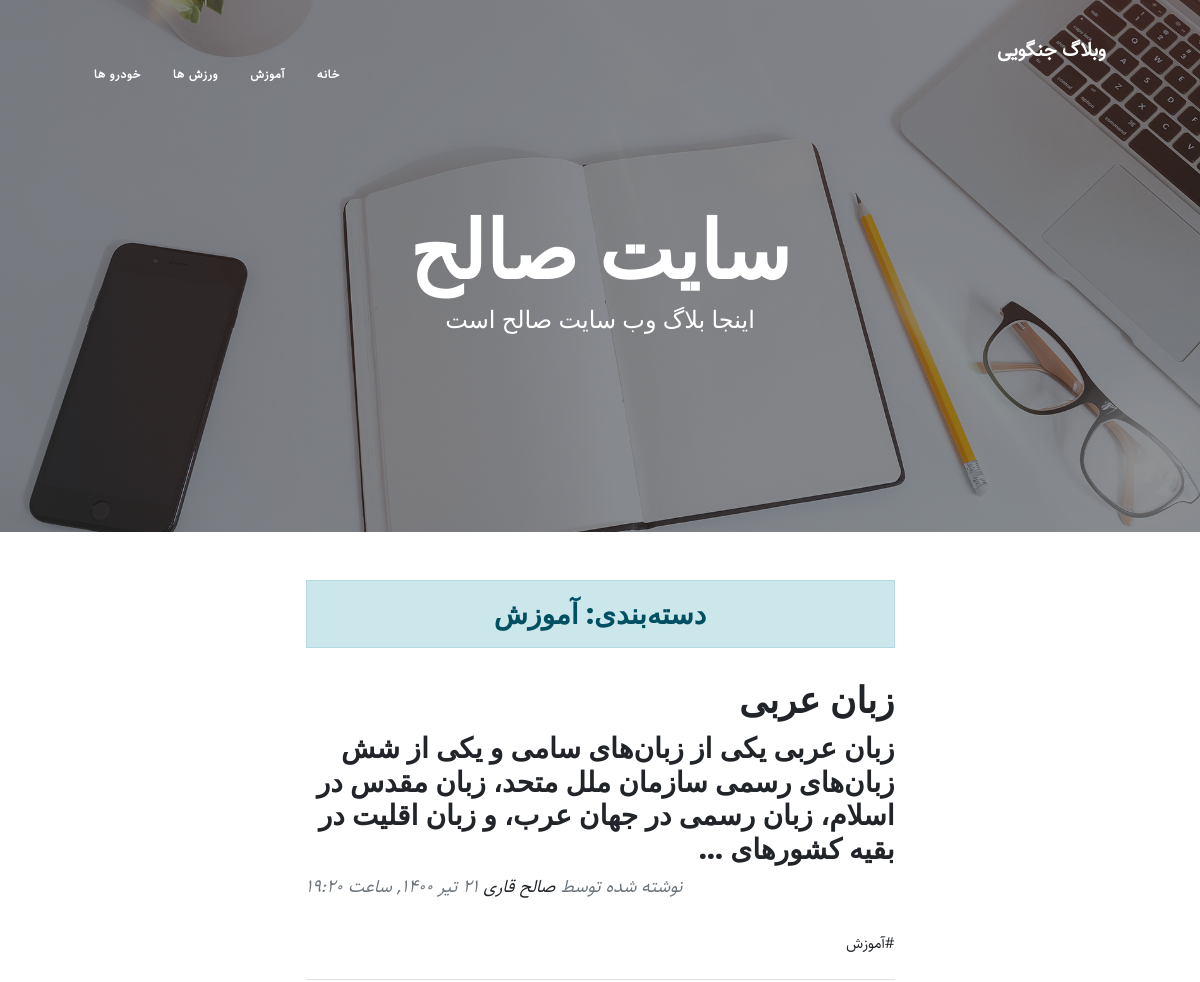
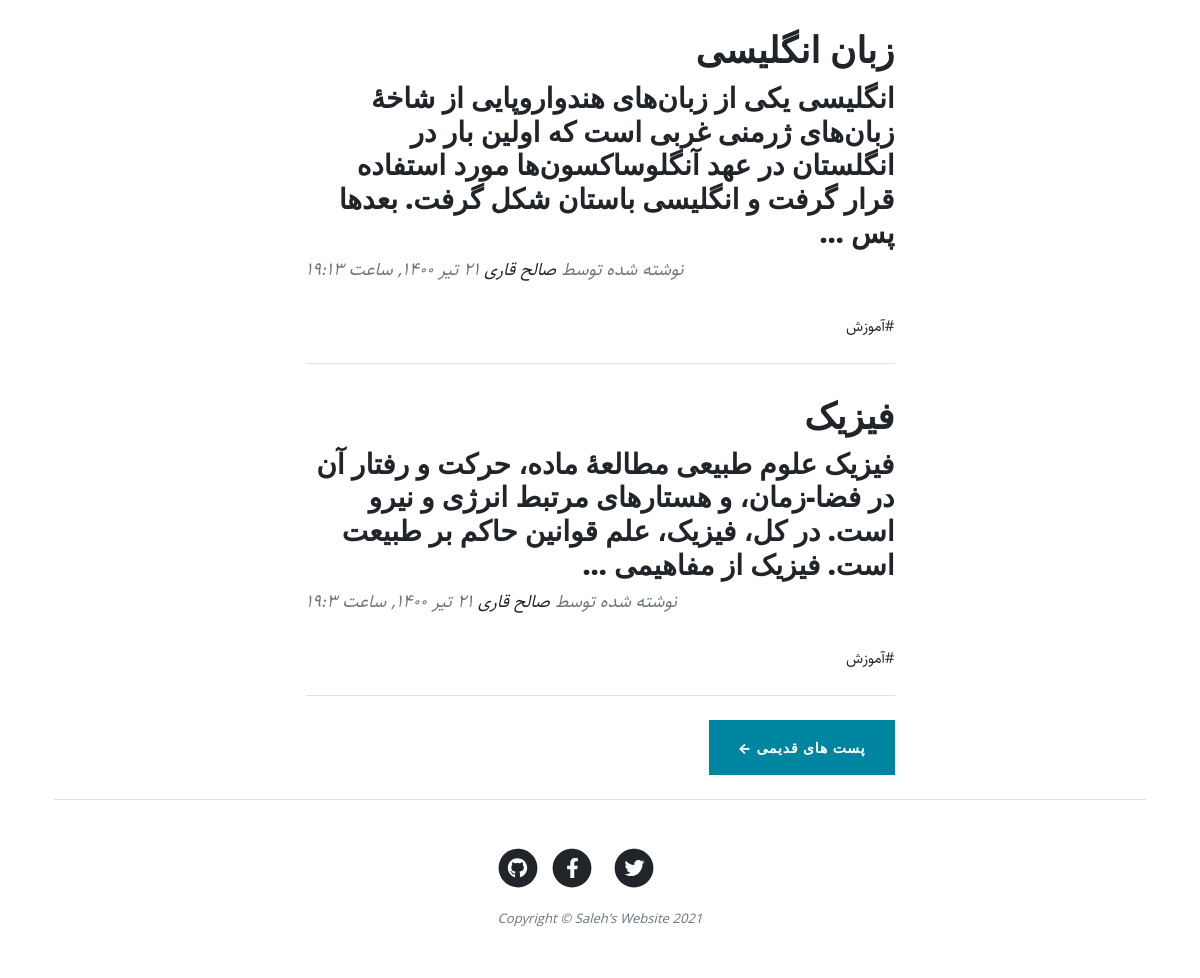
Screenshot of /category/education with the database file from the repository (2 pictures, top to bottom).
### blog/models.py (models this page shows, shortened)
class Category(models.Model):
    parent = models.ForeignKey("self", default=None, null=True, blank=True, on_delete=models.SET_NULL, related_name="children", verbose_name="زیر‌دسته")
    title = models.CharField(max_length=200, verbose_name = "عنوان دسته‌بندي")
    slug = models.SlugField(max_length=100, unique=True, verbose_name = "آدرس دسته‌بندي")
    status = models.BooleanField(default=True, verbose_name= "آيا نمايش داده شود؟")
    position = models.IntegerField(verbose_name="پوزيشن")
    class Meta:
        verbose_name = "دسته‌بندی"
        verbose_name_plural = "دسته‌بندي ها"
        ordering = ["parent__id", "position"]
    objects = CategoryManager()

class Article(models.Model):
    STATUS_CHOICES =(
        ('d', 'پيشن‌‌ويس'),
        ('p', 'منتشر شده'),
    )
    author = models.ForeignKey(User, null=True, on_delete=models.SET_NULL, related_name="articles", verbose_name="نویسنده")
    title = models.CharField(max_length=200, verbose_name = "عنوان مقاله")
    slug = models.SlugField(max_length=100, unique=True, verbose_name = "آدرس مقاله")
    category = models.ManyToManyField(Category, verbose_name= "دسته‌بندي", related_name="articles")
    description = models.TextField(verbose_name = "محتوا")
    thumbnail = models.ImageField(upload_to="images", verbose_name = "تصوير مقاله")
    publish = models.DateTimeField(default=timezone.now, verbose_name = "زمان انتشار")
    created = models.DateTimeField(auto_now_add=True)
    updated = models.DateTimeField(auto_now=True)
    status = models.CharField(max_length=1, choices=STATUS_CHOICES, verbose_name = "وضعيت")
    class Meta:
        verbose_name = "مقاله"
        verbose_name_plural = "مقالات"
        ordering = ["-publish"]
    def jpublish(self):
        return jalali_converter(self.publish)
    jpublish.short_description = "زمان انتشار"
    def thumbnail_tag(self):
        return format_html("<img width=100 height=60 style='border-radius: 5px;' src='{}'>".format(self.thumbnail.url))
    thumbnail_tag.short_description = "عکس"
    objects = ArticleManager()

### blog/views.py (the view)
# urls.py: path('category/<slug:slug>', CategoryList.as_view(), name="category"),
class CategoryList(ListView):
    paginate_by = 3
    template_name = "blog/category_list.html"
    def get_queryset(self):
        global category
        slug = self.kwargs.get('slug')
        category = get_object_or_404(Category.objects.active(), slug=slug)
        return category.articles.published()
    def get_context_data(self, **kwargs):
        context = super().get_context_data(**kwargs)
        context["category"] = category
        return context

### blog/models.py (called while the page is built)
    def published(self):
        return self.filter(status='p')

    def active(self):
        return self.filter(status=True)

### blog/templatetags/base_tags.py (called while the page is built)
@register.simple_tag
def title():
    return "وبلاگ جنگویی"

@register.inclusion_tag("blog/partials/category_navbar.html")
def category_navbar():
    return {
        "category" : Category.objects.filter(status=True)
    }

### extensions/jalali.py (called while the page is built)
    def persian_tuple(self):
        return self.persian_year, self.persian_month, self.persian_day

### extensions/utils.py (called while the page is built)
def persian_numbers_converter(mystr):
    mynumbers = {
        "0" : "۰",
        "1" : "۱",
        "2" : "۲",
        "3" : "۳",
        "4" : "۴",
        "5" : "۵",
        "6" : "۶",
        "7" : "۷",
        "8" : "۸",
        "9" : "۹",
    }
    for e, p in mynumbers.items():
        mystr = mystr.replace(e, p)
    return mystr

def jalali_converter(time):
    jmonths = ["اسفند","بهمن","دي","آذر","آبان","مهر","شهريور","مرداد","تير","خرداد","ارديبهشت","فروردين"]
    time = timezone.localtime(time)
    time_to_str = "{},{},{}".format(time.year, time.month, time.day)
    time_to_tuple = jalali.Gregorian(time_to_str).persian_tuple()
    time_to_list = list(time_to_tuple)
    for index, month in enumerate(jmonths):
        if time_to_list[1] == index - 4:
            time_to_list[1] = month
            break
    output = "{} {} {}, ساعت {}:{}".format(
        time_to_list[2],
        time_to_list[1],
        time_to_list[0],
        time.hour,
        time.minute,
    )
    return persian_numbers_converter(output)

### blog/templates/blog/category_list.html (shortened to what this page needs)
{% extends 'blog/list.html' %}
{% block header %}
    <h3 class="alert alert-primary text-center">دسته‌بندی: {{category.title}}</h3>
{% endblock %}
{% block next_page_url %}
    {% url 'category' category.slug page_obj.next_page_number %}
{% endblock %}

### blog/templates/blog/list.html (shortened to what this page needs)
{% extends 'blog/base.html' %}
{% load static %}
{% block main %}
        <header class="masthead" style="background-image: url('{% static "blog/assets/img/home-bg.jpg"%}')">
            <div class="container position-relative px-4 px-lg-5">
                <div class="row gx-4 gx-lg-5 justify-content-center">
                    <div class="col-md-10 col-lg-8 col-xl-7">
                        <div class="site-heading">
                            <h1>سايت صالح</h1>
                            <span class="subheading">اینجا بلاگ وب سایت صالح است</span>
                        </div>
                    </div>
                </div>
            </div>
        </header>
        <div class="container px-4 px-lg-5">
            <div class="row gx-4 gx-lg-5 justify-content-center">
                <div class="col-md-10 col-lg-8 col-xl-7">
                    {% block header %} {% endblock %}
                {% for article in object_list %}
                <div class="post-preview">
                    <a href="{% url 'detail' article.slug %}"><h2 class="post-title">{{article.title}}</h2></a>
                    <h3 class="post-subtitle">
                        {{article.description|truncatewords:30}}
                        </h3>
                    <p class="post-meta">
                        نوشته شده توسط
                        <a href="{% url 'author' article.author %}">{{article.author.get_full_name}}</a>
                        {{article.jpublish}}
                    </p>
                    <div>
                        {% for cat in article.category.active %}
                            <a href="{% url 'category' cat.slug %}">#{{cat.title}}</a>
                        {% endfor %}
                    </div>
                </div>
                <hr class="my-4" />
                {% endfor %}
                    {% if is_paginated %}
                    <div class="clearfix pager-button mb-4">
                        {% if page_obj.has_next %}
                            <a class="btn btn-primary text-uppercase" href="{% block next_page_url %} {% endblock %}">پست های قدیمی &larr;</a>
                        {% endif %}
                    {% endif %}
            </div>
        </div>
{% endblock %}

### blog/templates/blog/base.html (shortened to what this page needs)
{% load static %}
{% load base_tags %}
<!DOCTYPE html>
<html lang="en">
    <head>
        <link href="{% static 'blog/css/styles.css' %}" rel="stylesheet" />
        <link href="{% static 'blog/css/rtl.css' %}" rel="stylesheet" />
    </head>
    <body>
        <nav class="navbar navbar-expand-lg navbar-light" id="mainNav">
            <div class="container px-4 px-lg-5">
                <a href="{% url 'home' %}" class="navbar-brand">{% title %}</a>
                {% category_navbar %}
            </div>
        </nav>
        {% block main %}
        {% endblock %}
        <footer class="border-top">
            <div class="container px-4 px-lg-5">
                <div class="row gx-4 gx-lg-5 justify-content-center">
                    <div class="col-md-10 col-lg-8 col-xl-7">
                        <ul class="list-inline text-center">
                            <li class="list-inline-item">
                                <a href="#!">
                                    <span class="fa-stack fa-lg">
                                        <i class="fas fa-circle fa-stack-2x"></i>
                                        <i class="fab fa-twitter fa-stack-1x fa-inverse"></i>
                                    </span>
                                </a>
                            </li>
                            <li class="list-inline-item">
                                <a href="#!">
                                    <span class="fa-stack fa-lg">
                                        <i class="fas fa-circle fa-stack-2x"></i>
                                        <i class="fab fa-facebook-f fa-stack-1x fa-inverse"></i>
                                    </span>
                                </a>
                            </li>
                            <li class="list-inline-item">
                                <a href="#!">
                                    <span class="fa-stack fa-lg">
                                        <i class="fas fa-circle fa-stack-2x"></i>
                                        <i class="fab fa-github fa-stack-1x fa-inverse"></i>
                                    </span>
                                </a>
                            </li>
                        </ul>
                        <div class="small text-center text-muted fst-italic">Copyright &copy; Saleh's Website 2021</div>
                    </div>
                </div>
            </div>
        </footer>
    </body>
</html>

### blog/templates/blog/partials/category_navbar.html (shortened to what this page needs)
<div class="collapse navbar-collapse nav" id="navbarResponsive">
    <ul class="navbar-nav ms-auto py-4 py-lg-0">
        <li class="nav-item"><a class="nav-link px-lg-3 py-3 py-lg-4" href="/">خانه</a></li>
        {% for cat in category %}
            {% if cat.parent == None %}
                <li class="nav-item"><a class="nav-link px-lg-3 py-3 py-lg-4" href="{% url 'category' cat.slug %}">{{cat.title}}</a>
                </li>
            {% endif %}
        {% endfor %}
    </ul>
</div>

### static/blog/css/rtl.css (style rules this page uses)
body { direction: rtl; text-align: right; font-family: "Sahel"; font-size: 15px; }
.navbar-nav { margin-left: initial !important; margin-right: auto; }
.post-meta { text-align: left; }
.nav ul { padding-right: 0; }
.nav ul li { border-bottom: none; height: 86px; line-height: 86px; font-size: 14px; display: inline block; float: left; margin: 0 auto; }
.nav ul li a { text-decoration: none; color: #000000; display: block; transition: .3s background-color; padding: 0 24px; }
.nav a { border-bottom: none; }

### rows the page displays
Category: title "آموزش"
Category: title "ورزش ها"
Category: title "خودرو ها"
Article: title "زبان عربی", description "زبان عربی یکی از زبان‌های سامی و یکی از شش زبان‌های رسمی سازمان ملل متحد، زبان مقدس در اسلام، زبان رسمی در جهان عرب، و زبان اقلیت در بقیه کشورهای …", author.get_full_name "صالح قاری", jpublish "۲۱ تير ۱۴۰۰, ساعت ۱۹:۲۰"
Article: title "زبان انگلیسی", description "انگلیسی یکی از زبان‌های هندواروپایی از شاخهٔ زبان‌های ژرمنی غربی است که اولین بار در انگلستان در عهد آنگلوساکسون‌ها مورد استفاده قرار گرفت و انگلیسی باستان شکل گرفت. بعدها پس …", author.get_full_name "صالح قاری", jpublish "۲۱ تير ۱۴۰۰, ساعت ۱۹:۱۳"
Article: title "فیزیک", description "فیزیک علوم طبیعی مطالعهٔ ماده، حرکت و رفتار آن در فضا-زمان، و هستارهای مرتبط انرژی و نیرو است. در کل، فیزیک، علم قوانین حاکم بر طبیعت است. فیزیک از مفاهیمی …", author.get_full_name "صالح قاری", jpublish "۲۱ تير ۱۴۰۰, ساعت ۱۹:۳"
